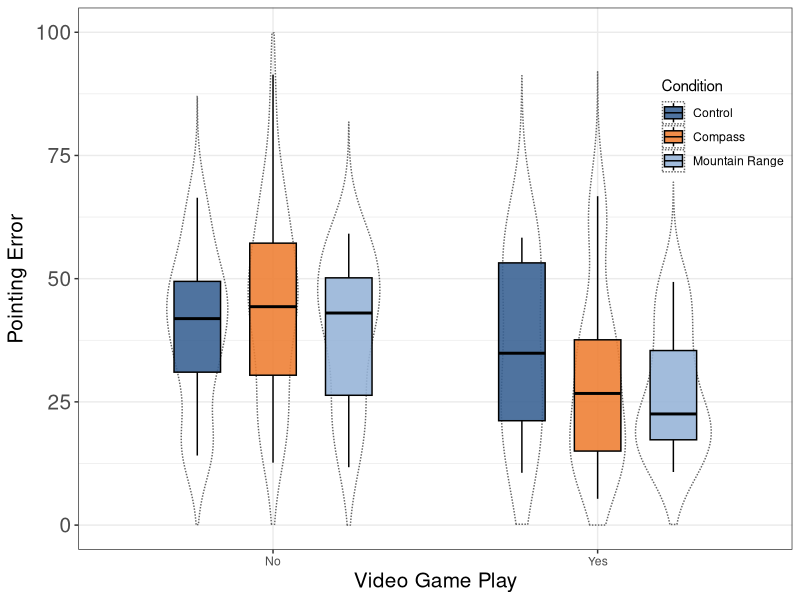
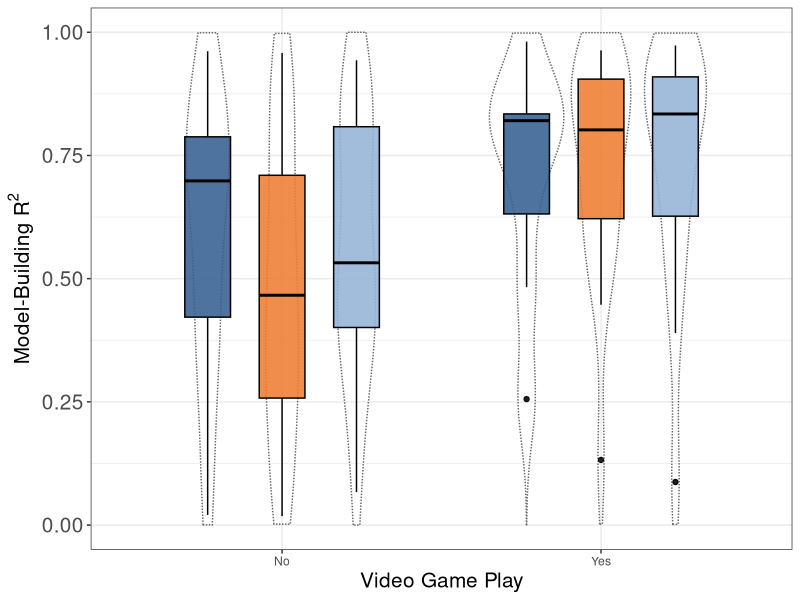
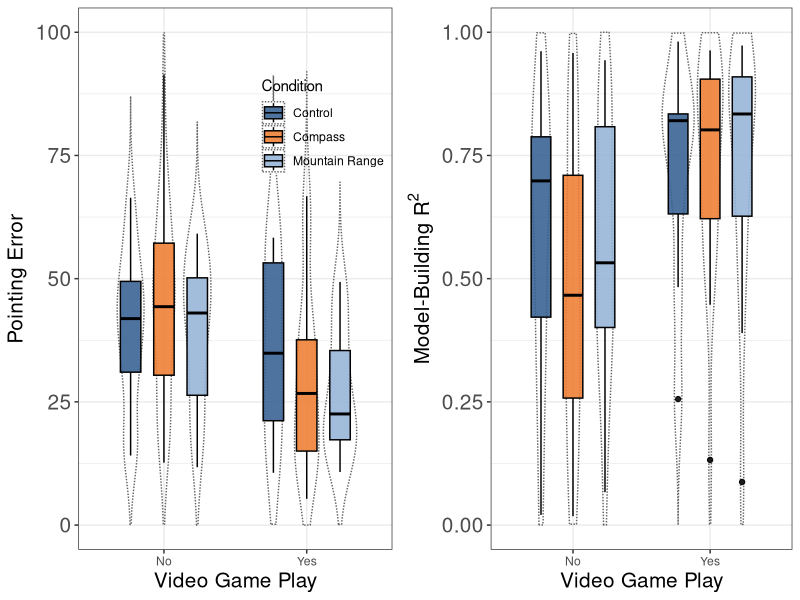
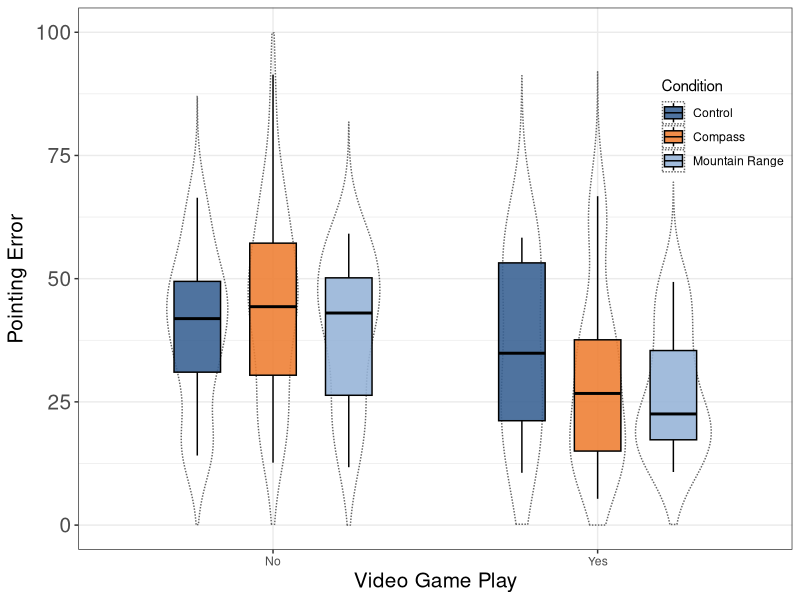
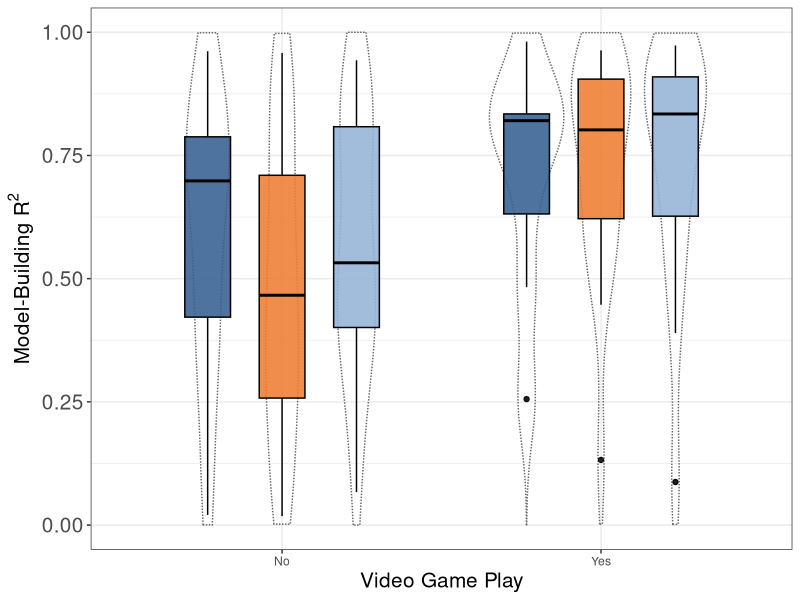

Write R code to recreate these figures, in order.
#@eceyuksel
#2023-06-01

#set up data directory
os_sep <- .Platform$file.sep
data_dir <- (paste('C:','Users','eceyuksel','Dropbox (UFL)','EceYuksel', 'VR_Compass Mountain', 'final_data', sep = os_sep))
setwd(data_dir)
getwd()

#Read the data------------------

#get the video game play data, merged
data <- read.csv('both_exp_video.csv')

# Libraries
library(ggplot2)
library(dplyr)

#change the condition names to be consistent with the manuscript
data$condition_all_manu <- ifelse(data$condition_all == "Mountains", "Mountain Range",data$condition_all)

# Define the desired order of conditions
desired_order <- c("Control", "Compass", "Mountain Range")

# Reassign the factor levels
data$condition_all_manu <- factor(data$condition_all_manu, levels = desired_order)



#ponting error Plot
plot <- ggplot(data, aes(x = Video_Game_Play, y = overall_pointing, fill = condition_all_manu)) +
  geom_violin(trim = FALSE,width = 0.7, linetype = "11", color = "grey40", alpha = 0, position = position_dodge(width = 0.7)) +
  geom_boxplot(width = 0.43, color = "black", alpha = 0.88, position = position_dodge(width = 0.7)) +
  scale_fill_manual(values = c("#376092", "#ED7D31", "#95B3D7", 'white')) +
  labs(x = "Video Game Play",
       y = expression("Pointing Error"),
       fill = "Condition") +
  theme_bw() +
  theme(plot.title = element_text(hjust = 0.5))

plot <- plot + theme(axis.text.y = element_text(size = 15),
                     axis.title = element_text(size = 15),    
                     legend.position = c(1, 0.68),
                     legend.justification = c("right", "bottom"),
                     legend.box.just = "right",
                     legend.margin = margin(6, 6, 6, 6),
                     legend.background = element_rect(fill = "transparent", color = NA),  # Make the legend transparent
                     plot.title = element_text(size = 17)) +
  ylim(0, 100) 
  


plot
ggsave("./bar_plots_/video_condition_pointing4.jpg", plot = plot, width = 6, height = 4, dpi = 300)

#model building Plot
plot2 <- ggplot(data, aes(x = Video_Game_Play, y = Overall_rsquared, fill = condition_all_manu)) +
  geom_violin(trim = FALSE, width = 0.7, linetype = "11", color = "grey40", alpha = 0, position = position_dodge(width = 0.7)) +
  geom_boxplot(width = 0.43, color = "black", alpha = 0.88, position = position_dodge(width = 0.7)) +
  scale_fill_manual(values = c("#376092", "#ED7D31", "#95B3D7", 'white')) +
  labs(x = "Video Game Play",
       y = expression("Model-Building R"^2),
       fill = "Condition") +
  theme(legend.position = "left") +
  theme_bw() +
  theme(plot.title = element_text(hjust = 0.5)) +
  ylim(0, 1) 

plot2 <- plot2 + theme(axis.text.y = element_text(size = 15),
                       axis.title = element_text(size = 15),
                       plot.title = element_text(size = 17),
                       legend.position = "null") 

plot2




ggsave("./bar_plots_/video_condition_model.jpg", plot = plot2, width = 6, height = 4, dpi = 300)

# Create a grid of plots
library(gridExtra)
grid_plots <- grid.arrange(plot, plot2, ncol = 2, nrow = 1)

ggsave("./output/plots/video_condition.jpg", plot = grid_plots, width = 11, height = 4, dpi = 300)


